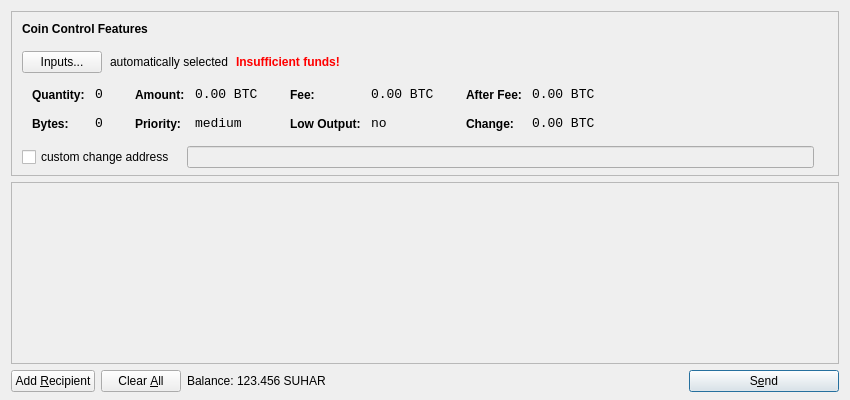
<?xml version="1.0" encoding="UTF-8"?>
<ui version="4.0">
 <class>SendCoinsDialog</class>
 <widget class="QDialog" name="SendCoinsDialog">
  <property name="geometry">
   <rect>
    <x>0</x>
    <y>0</y>
    <width>850</width>
    <height>400</height>
   </rect>
  </property>
  <property name="windowTitle">
   <string>Send Coins</string>
  </property>
  <layout class="QVBoxLayout" name="verticalLayout" stretch="0,1,0">
   <property name="bottomMargin">
    <number>8</number>
   </property>
   <item>
    <widget class="QFrame" name="frameCoinControl">
     <property name="sizePolicy">
      <sizepolicy hsizetype="Expanding" vsizetype="Expanding">
       <horstretch>0</horstretch>
       <verstretch>0</verstretch>
      </sizepolicy>
     </property>
     <property name="maximumSize">
      <size>
       <width>16777215</width>
       <height>16777215</height>
      </size>
     </property>
     <property name="frameShape">
      <enum>QFrame::StyledPanel</enum>
     </property>
     <property name="frameShadow">
      <enum>QFrame::Sunken</enum>
     </property>
     <layout class="QVBoxLayout" name="verticalLayoutCoinControl2">
      <property name="spacing">
       <number>-1</number>
      </property>
      <property name="leftMargin">
       <number>0</number>
      </property>
      <property name="topMargin">
       <number>0</number>
      </property>
      <property name="rightMargin">
       <number>0</number>
      </property>
      <property name="bottomMargin">
       <number>6</number>
      </property>
      <item>
       <layout class="QVBoxLayout" name="verticalLayoutCoinControl" stretch="0,0,0,0,1">
        <property name="spacing">
         <number>0</number>
        </property>
        <property name="leftMargin">
         <number>10</number>
        </property>
        <property name="topMargin">
         <number>10</number>
        </property>
        <item>
         <layout class="QHBoxLayout" name="horizontalLayoutCoinControl1">
          <property name="bottomMargin">
           <number>15</number>
          </property>
          <item>
           <widget class="QLabel" name="labelCoinControlFeatures">
            <property name="sizePolicy">
             <sizepolicy hsizetype="Preferred" vsizetype="Maximum">
              <horstretch>0</horstretch>
              <verstretch>0</verstretch>
             </sizepolicy>
            </property>
            <property name="font">
             <font>
              <weight>75</weight>
              <bold>true</bold>
             </font>
            </property>
            <property name="styleSheet">
             <string notr="true">font-weight:bold;</string>
            </property>
            <property name="text">
             <string>Coin Control Features</string>
            </property>
           </widget>
          </item>
         </layout>
        </item>
        <item>
         <layout class="QHBoxLayout" name="horizontalLayoutCoinControl2" stretch="0,0,0,0">
          <property name="spacing">
           <number>8</number>
          </property>
          <property name="bottomMargin">
           <number>10</number>
          </property>
          <item>
           <widget class="QPushButton" name="pushButtonCoinControl">
            <property name="styleSheet">
             <string notr="true"/>
            </property>
            <property name="text">
             <string>Inputs...</string>
            </property>
           </widget>
          </item>
          <item>
           <widget class="QLabel" name="labelCoinControlAutomaticallySelected">
            <property name="text">
             <string>automatically selected</string>
            </property>
            <property name="margin">
             <number>5</number>
            </property>
           </widget>
          </item>
          <item>
           <widget class="QLabel" name="labelCoinControlInsuffFunds">
            <property name="font">
             <font>
              <weight>75</weight>
              <bold>true</bold>
             </font>
            </property>
            <property name="styleSheet">
             <string notr="true">color:red;font-weight:bold;</string>
            </property>
            <property name="text">
             <string>Insufficient funds!</string>
            </property>
            <property name="margin">
             <number>5</number>
            </property>
           </widget>
          </item>
          <item>
           <spacer name="horizontalSpacerCoinControl">
            <property name="orientation">
             <enum>Qt::Horizontal</enum>
            </property>
            <property name="sizeHint" stdset="0">
             <size>
              <width>40</width>
              <height>1</height>
             </size>
            </property>
           </spacer>
          </item>
         </layout>
        </item>
        <item>
         <widget class="QWidget" name="widgetCoinControl" native="true">
          <property name="sizePolicy">
           <sizepolicy hsizetype="Preferred" vsizetype="Preferred">
            <horstretch>0</horstretch>
            <verstretch>0</verstretch>
           </sizepolicy>
          </property>
          <property name="minimumSize">
           <size>
            <width>0</width>
            <height>0</height>
           </size>
          </property>
          <property name="styleSheet">
           <string notr="true"/>
          </property>
          <layout class="QHBoxLayout" name="horizontalLayoutCoinControl5">
           <property name="margin">
            <number>0</number>
           </property>
           <item>
            <layout class="QHBoxLayout" name="horizontalLayoutCoinControl3" stretch="0,0,0,1">
             <property name="spacing">
              <number>20</number>
             </property>
             <property name="topMargin">
              <number>0</number>
             </property>
             <property name="bottomMargin">
              <number>10</number>
             </property>
             <item>
              <layout class="QFormLayout" name="formLayoutCoinControl1">
               <property name="horizontalSpacing">
                <number>10</number>
               </property>
               <property name="verticalSpacing">
                <number>14</number>
               </property>
               <property name="leftMargin">
                <number>10</number>
               </property>
               <property name="topMargin">
                <number>4</number>
               </property>
               <property name="rightMargin">
                <number>6</number>
               </property>
               <item row="0" column="0">
                <widget class="QLabel" name="labelCoinControlQuantityText">
                 <property name="styleSheet">
                  <string notr="true">font-weight:bold;</string>
                 </property>
                 <property name="text">
                  <string>Quantity:</string>
                 </property>
                 <property name="margin">
                  <number>0</number>
                 </property>
                </widget>
               </item>
               <item row="0" column="1">
                <widget class="QLabel" name="labelCoinControlQuantity">
                 <property name="font">
                  <font>
                   <family>Monospace</family>
                   <pointsize>10</pointsize>
                  </font>
                 </property>
                 <property name="cursor">
                  <cursorShape>IBeamCursor</cursorShape>
                 </property>
                 <property name="contextMenuPolicy">
                  <enum>Qt::ActionsContextMenu</enum>
                 </property>
                 <property name="text">
                  <string notr="true">0</string>
                 </property>
                 <property name="margin">
                  <number>0</number>
                 </property>
                 <property name="textInteractionFlags">
                  <set>Qt::LinksAccessibleByMouse|Qt::TextSelectableByKeyboard|Qt::TextSelectableByMouse</set>
                 </property>
                </widget>
               </item>
               <item row="1" column="0">
                <widget class="QLabel" name="labelCoinControlBytesText">
                 <property name="styleSheet">
                  <string notr="true">font-weight:bold;</string>
                 </property>
                 <property name="text">
                  <string>Bytes:</string>
                 </property>
                </widget>
               </item>
               <item row="1" column="1">
                <widget class="QLabel" name="labelCoinControlBytes">
                 <property name="font">
                  <font>
                   <family>Monospace</family>
                   <pointsize>10</pointsize>
                  </font>
                 </property>
                 <property name="cursor">
                  <cursorShape>IBeamCursor</cursorShape>
                 </property>
                 <property name="contextMenuPolicy">
                  <enum>Qt::ActionsContextMenu</enum>
                 </property>
                 <property name="text">
                  <string notr="true">0</string>
                 </property>
                 <property name="textInteractionFlags">
                  <set>Qt::LinksAccessibleByMouse|Qt::TextSelectableByKeyboard|Qt::TextSelectableByMouse</set>
                 </property>
                </widget>
               </item>
              </layout>
             </item>
             <item>
              <layout class="QFormLayout" name="formLayoutCoinControl2">
               <property name="horizontalSpacing">
                <number>10</number>
               </property>
               <property name="verticalSpacing">
                <number>14</number>
               </property>
               <property name="leftMargin">
                <number>6</number>
               </property>
               <property name="topMargin">
                <number>4</number>
               </property>
               <property name="rightMargin">
                <number>6</number>
               </property>
               <item row="0" column="0">
                <widget class="QLabel" name="labelCoinControlAmountText">
                 <property name="styleSheet">
                  <string notr="true">font-weight:bold;</string>
                 </property>
                 <property name="text">
                  <string>Amount:</string>
                 </property>
                 <property name="margin">
                  <number>0</number>
                 </property>
                </widget>
               </item>
               <item row="0" column="1">
                <widget class="QLabel" name="labelCoinControlAmount">
                 <property name="font">
                  <font>
                   <family>Monospace</family>
                   <pointsize>10</pointsize>
                  </font>
                 </property>
                 <property name="cursor">
                  <cursorShape>IBeamCursor</cursorShape>
                 </property>
                 <property name="contextMenuPolicy">
                  <enum>Qt::ActionsContextMenu</enum>
                 </property>
                 <property name="text">
                  <string notr="true">0.00 BTC</string>
                 </property>
                 <property name="textInteractionFlags">
                  <set>Qt::LinksAccessibleByMouse|Qt::TextSelectableByKeyboard|Qt::TextSelectableByMouse</set>
                 </property>
                </widget>
               </item>
               <item row="1" column="0">
                <widget class="QLabel" name="labelCoinControlPriorityText">
                 <property name="styleSheet">
                  <string notr="true">font-weight:bold;</string>
                 </property>
                 <property name="text">
                  <string>Priority:</string>
                 </property>
                </widget>
               </item>
               <item row="1" column="1">
                <widget class="QLabel" name="labelCoinControlPriority">
                 <property name="font">
                  <font>
                   <family>Monospace</family>
                   <pointsize>10</pointsize>
                  </font>
                 </property>
                 <property name="cursor">
                  <cursorShape>IBeamCursor</cursorShape>
                 </property>
                 <property name="contextMenuPolicy">
                  <enum>Qt::ActionsContextMenu</enum>
                 </property>
                 <property name="text">
                  <string>medium</string>
                 </property>
                 <property name="textInteractionFlags">
                  <set>Qt::LinksAccessibleByMouse|Qt::TextSelectableByKeyboard|Qt::TextSelectableByMouse</set>
                 </property>
                </widget>
               </item>
              </layout>
             </item>
             <item>
              <layout class="QFormLayout" name="formLayoutCoinControl3">
               <property name="horizontalSpacing">
                <number>10</number>
               </property>
               <property name="verticalSpacing">
                <number>14</number>
               </property>
               <property name="leftMargin">
                <number>6</number>
               </property>
               <property name="topMargin">
                <number>4</number>
               </property>
               <property name="rightMargin">
                <number>6</number>
               </property>
               <item row="0" column="0">
                <widget class="QLabel" name="labelCoinControlFeeText">
                 <property name="styleSheet">
                  <string notr="true">font-weight:bold;</string>
                 </property>
                 <property name="text">
                  <string>Fee:</string>
                 </property>
                 <property name="margin">
                  <number>0</number>
                 </property>
                </widget>
               </item>
               <item row="0" column="1">
                <widget class="QLabel" name="labelCoinControlFee">
                 <property name="font">
                  <font>
                   <family>Monospace</family>
                   <pointsize>10</pointsize>
                  </font>
                 </property>
                 <property name="cursor">
                  <cursorShape>IBeamCursor</cursorShape>
                 </property>
                 <property name="contextMenuPolicy">
                  <enum>Qt::ActionsContextMenu</enum>
                 </property>
                 <property name="text">
                  <string notr="true">0.00 BTC</string>
                 </property>
                 <property name="textInteractionFlags">
                  <set>Qt::LinksAccessibleByMouse|Qt::TextSelectableByKeyboard|Qt::TextSelectableByMouse</set>
                 </property>
                </widget>
               </item>
               <item row="1" column="0">
                <widget class="QLabel" name="labelCoinControlLowOutputText">
                 <property name="styleSheet">
                  <string notr="true">font-weight:bold;</string>
                 </property>
                 <property name="text">
                  <string>Low Output:</string>
                 </property>
                </widget>
               </item>
               <item row="1" column="1">
                <widget class="QLabel" name="labelCoinControlLowOutput">
                 <property name="font">
                  <font>
                   <family>Monospace</family>
                   <pointsize>10</pointsize>
                  </font>
                 </property>
                 <property name="cursor">
                  <cursorShape>IBeamCursor</cursorShape>
                 </property>
                 <property name="contextMenuPolicy">
                  <enum>Qt::ActionsContextMenu</enum>
                 </property>
                 <property name="text">
                  <string>no</string>
                 </property>
                 <property name="textInteractionFlags">
                  <set>Qt::LinksAccessibleByMouse|Qt::TextSelectableByKeyboard|Qt::TextSelectableByMouse</set>
                 </property>
                </widget>
               </item>
              </layout>
             </item>
             <item>
              <layout class="QFormLayout" name="formLayoutCoinControl4">
               <property name="horizontalSpacing">
                <number>10</number>
               </property>
               <property name="verticalSpacing">
                <number>14</number>
               </property>
               <property name="leftMargin">
                <number>6</number>
               </property>
               <property name="topMargin">
                <number>4</number>
               </property>
               <property name="rightMargin">
                <number>6</number>
               </property>
               <item row="0" column="0">
                <widget class="QLabel" name="labelCoinControlAfterFeeText">
                 <property name="styleSheet">
                  <string notr="true">font-weight:bold;</string>
                 </property>
                 <property name="text">
                  <string>After Fee:</string>
                 </property>
                 <property name="margin">
                  <number>0</number>
                 </property>
                </widget>
               </item>
               <item row="0" column="1">
                <widget class="QLabel" name="labelCoinControlAfterFee">
                 <property name="font">
                  <font>
                   <family>Monospace</family>
                   <pointsize>10</pointsize>
                  </font>
                 </property>
                 <property name="cursor">
                  <cursorShape>IBeamCursor</cursorShape>
                 </property>
                 <property name="contextMenuPolicy">
                  <enum>Qt::ActionsContextMenu</enum>
                 </property>
                 <property name="text">
                  <string notr="true">0.00 BTC</string>
                 </property>
                 <property name="textInteractionFlags">
                  <set>Qt::LinksAccessibleByMouse|Qt::TextSelectableByKeyboard|Qt::TextSelectableByMouse</set>
                 </property>
                </widget>
               </item>
               <item row="1" column="0">
                <widget class="QLabel" name="labelCoinControlChangeText">
                 <property name="styleSheet">
                  <string notr="true">font-weight:bold;</string>
                 </property>
                 <property name="text">
                  <string>Change:</string>
                 </property>
                </widget>
               </item>
               <item row="1" column="1">
                <widget class="QLabel" name="labelCoinControlChange">
                 <property name="font">
                  <font>
                   <family>Monospace</family>
                   <pointsize>10</pointsize>
                  </font>
                 </property>
                 <property name="cursor">
                  <cursorShape>IBeamCursor</cursorShape>
                 </property>
                 <property name="contextMenuPolicy">
                  <enum>Qt::ActionsContextMenu</enum>
                 </property>
                 <property name="text">
                  <string notr="true">0.00 BTC</string>
                 </property>
                 <property name="textInteractionFlags">
                  <set>Qt::LinksAccessibleByMouse|Qt::TextSelectableByKeyboard|Qt::TextSelectableByMouse</set>
                 </property>
                </widget>
               </item>
              </layout>
             </item>
            </layout>
           </item>
          </layout>
         </widget>
        </item>
        <item>
         <layout class="QHBoxLayout" name="horizontalLayoutCoinControl4" stretch="0,0,0">
          <property name="spacing">
           <number>12</number>
          </property>
          <property name="sizeConstraint">
           <enum>QLayout::SetDefaultConstraint</enum>
          </property>
          <property name="topMargin">
           <number>5</number>
          </property>
          <property name="rightMargin">
           <number>5</number>
          </property>
          <item>
           <widget class="QCheckBox" name="checkBoxCoinControlChange">
            <property name="text">
             <string>custom change address</string>
            </property>
           </widget>
          </item>
          <item>
           <widget class="QLineEdit" name="lineEditCoinControlChange">
            <property name="enabled">
             <bool>false</bool>
            </property>
            <property name="sizePolicy">
             <sizepolicy hsizetype="Expanding" vsizetype="Fixed">
              <horstretch>0</horstretch>
              <verstretch>0</verstretch>
             </sizepolicy>
            </property>
           </widget>
          </item>
          <item>
           <widget class="QLabel" name="labelCoinControlChangeLabel">
            <property name="sizePolicy">
             <sizepolicy hsizetype="Preferred" vsizetype="Expanding">
              <horstretch>0</horstretch>
              <verstretch>0</verstretch>
             </sizepolicy>
            </property>
            <property name="minimumSize">
             <size>
              <width>0</width>
              <height>0</height>
             </size>
            </property>
            <property name="text">
             <string/>
            </property>
            <property name="margin">
             <number>3</number>
            </property>
           </widget>
          </item>
         </layout>
        </item>
        <item>
         <spacer name="verticalSpacerCoinControl">
          <property name="orientation">
           <enum>Qt::Vertical</enum>
          </property>
          <property name="sizeHint" stdset="0">
           <size>
            <width>800</width>
            <height>1</height>
           </size>
          </property>
         </spacer>
        </item>
       </layout>
      </item>
     </layout>
    </widget>
   </item>
   <item>
    <widget class="QScrollArea" name="scrollArea">
     <property name="widgetResizable">
      <bool>true</bool>
     </property>
     <widget class="QWidget" name="scrollAreaWidgetContents">
      <property name="geometry">
       <rect>
        <x>0</x>
        <y>0</y>
        <width>830</width>
        <height>165</height>
       </rect>
      </property>
      <layout class="QVBoxLayout" name="verticalLayout_2">
       <property name="margin">
        <number>0</number>
       </property>
       <item>
        <layout class="QVBoxLayout" name="entries">
         <property name="spacing">
          <number>6</number>
         </property>
        </layout>
       </item>
       <item>
        <spacer name="verticalSpacer">
         <property name="orientation">
          <enum>Qt::Vertical</enum>
         </property>
         <property name="sizeHint" stdset="0">
          <size>
           <width>20</width>
           <height>40</height>
          </size>
         </property>
        </spacer>
       </item>
      </layout>
     </widget>
    </widget>
   </item>
   <item>
    <layout class="QHBoxLayout" name="horizontalLayout">
     <item>
      <widget class="QPushButton" name="addButton">
       <property name="toolTip">
        <string>Send to multiple recipients at once</string>
       </property>
       <property name="text">
        <string>Add &amp;Recipient</string>
       </property>
       <property name="icon">
        <iconset resource="../suharcoin.qrc">
         <normaloff>:/icons/add</normaloff>:/icons/add</iconset>
       </property>
       <property name="autoDefault">
        <bool>false</bool>
       </property>
      </widget>
     </item>
     <item>
      <widget class="QPushButton" name="clearButton">
       <property name="sizePolicy">
        <sizepolicy hsizetype="Minimum" vsizetype="Fixed">
         <horstretch>0</horstretch>
         <verstretch>0</verstretch>
        </sizepolicy>
       </property>
       <property name="toolTip">
        <string>Remove all transaction fields</string>
       </property>
       <property name="text">
        <string>Clear &amp;All</string>
       </property>
       <property name="icon">
        <iconset resource="../suharcoin.qrc">
         <normaloff>:/icons/remove</normaloff>:/icons/remove</iconset>
       </property>
       <property name="autoRepeatDelay">
        <number>300</number>
       </property>
       <property name="autoDefault">
        <bool>false</bool>
       </property>
      </widget>
     </item>
     <item>
      <layout class="QHBoxLayout" name="horizontalLayout_2">
       <property name="spacing">
        <number>3</number>
       </property>
       <item>
        <widget class="QLabel" name="label">
         <property name="text">
          <string>Balance:</string>
         </property>
        </widget>
       </item>
       <item>
        <widget class="QLabel" name="labelBalance">
         <property name="cursor">
          <cursorShape>IBeamCursor</cursorShape>
         </property>
         <property name="text">
          <string>123.456 SUHAR</string>
         </property>
         <property name="textInteractionFlags">
          <set>Qt::LinksAccessibleByMouse|Qt::TextSelectableByKeyboard|Qt::TextSelectableByMouse</set>
         </property>
        </widget>
       </item>
      </layout>
     </item>
     <item>
      <spacer name="horizontalSpacer">
       <property name="orientation">
        <enum>Qt::Horizontal</enum>
       </property>
       <property name="sizeHint" stdset="0">
        <size>
         <width>40</width>
         <height>20</height>
        </size>
       </property>
      </spacer>
     </item>
     <item>
      <widget class="QPushButton" name="sendButton">
       <property name="minimumSize">
        <size>
         <width>150</width>
         <height>0</height>
        </size>
       </property>
       <property name="toolTip">
        <string>Confirm the send action</string>
       </property>
       <property name="text">
        <string>S&amp;end</string>
       </property>
       <property name="icon">
        <iconset resource="../suharcoin.qrc">
         <normaloff>:/icons/send</normaloff>:/icons/send</iconset>
       </property>
       <property name="default">
        <bool>true</bool>
       </property>
      </widget>
     </item>
    </layout>
   </item>
  </layout>
 </widget>
 <resources>
  <include location="../suharcoin.qrc"/>
 </resources>
 <connections/>
</ui>
